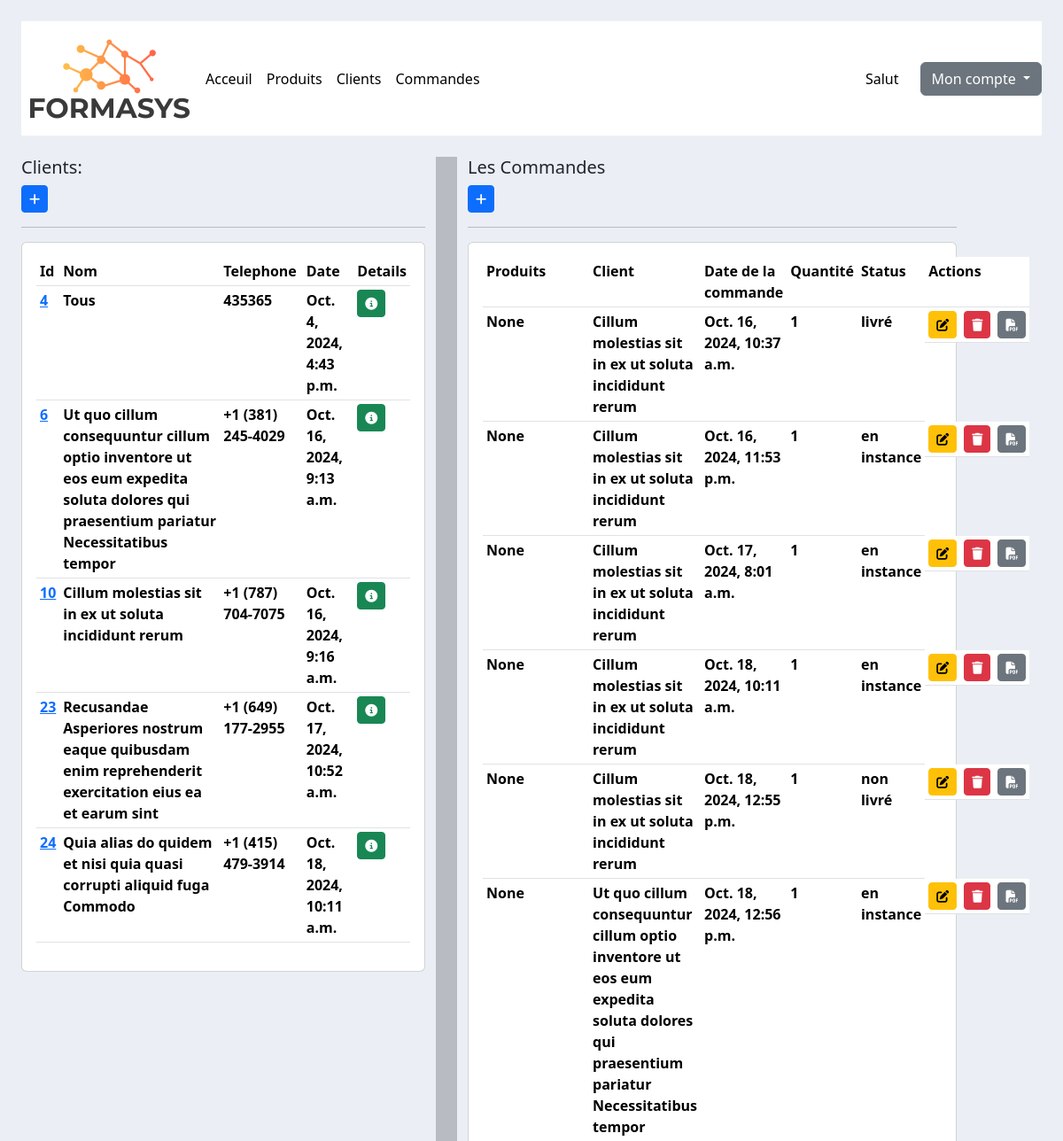
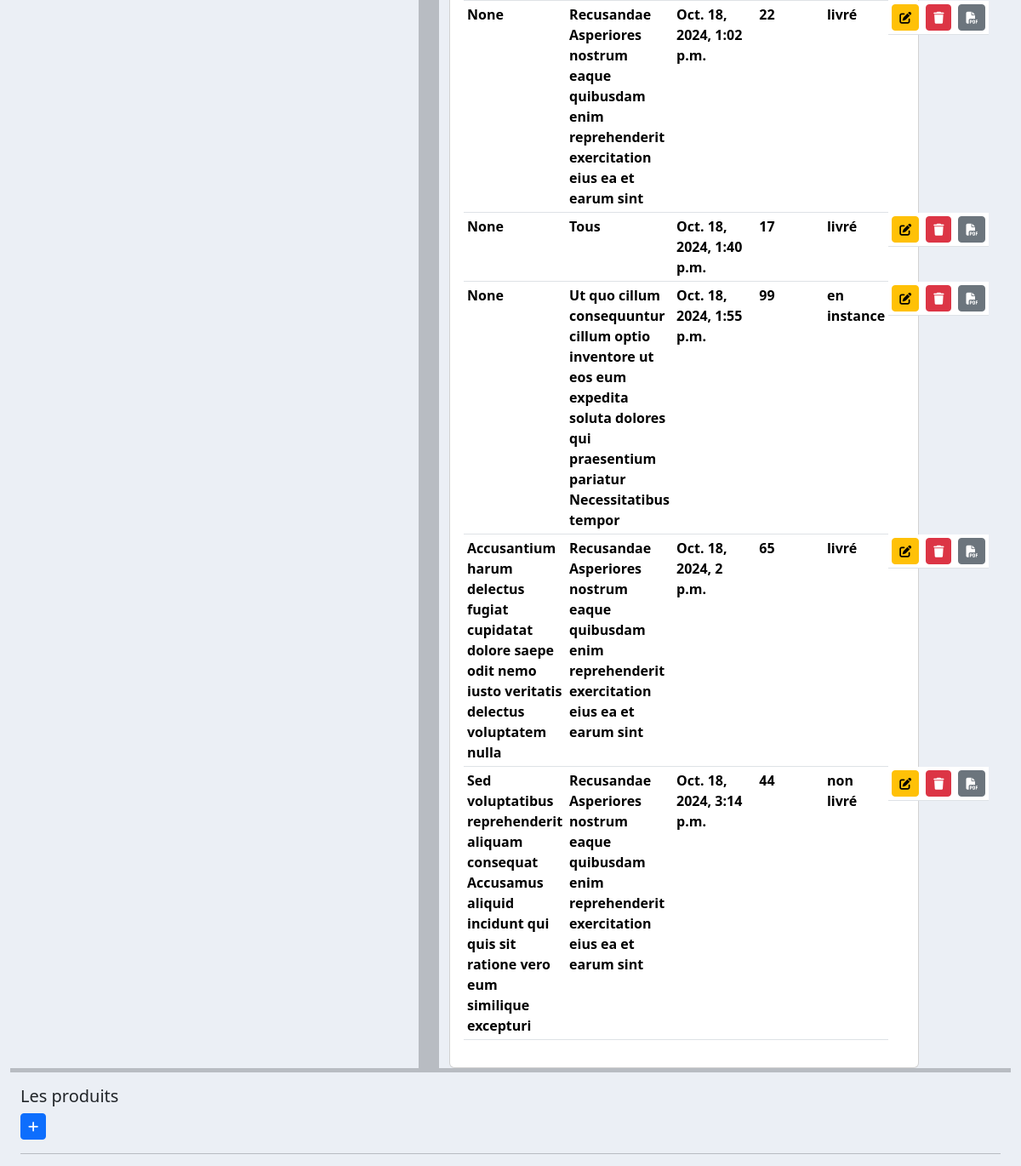
The app's page / (signed in, upper part), older data (2 pictures, top to bottom).
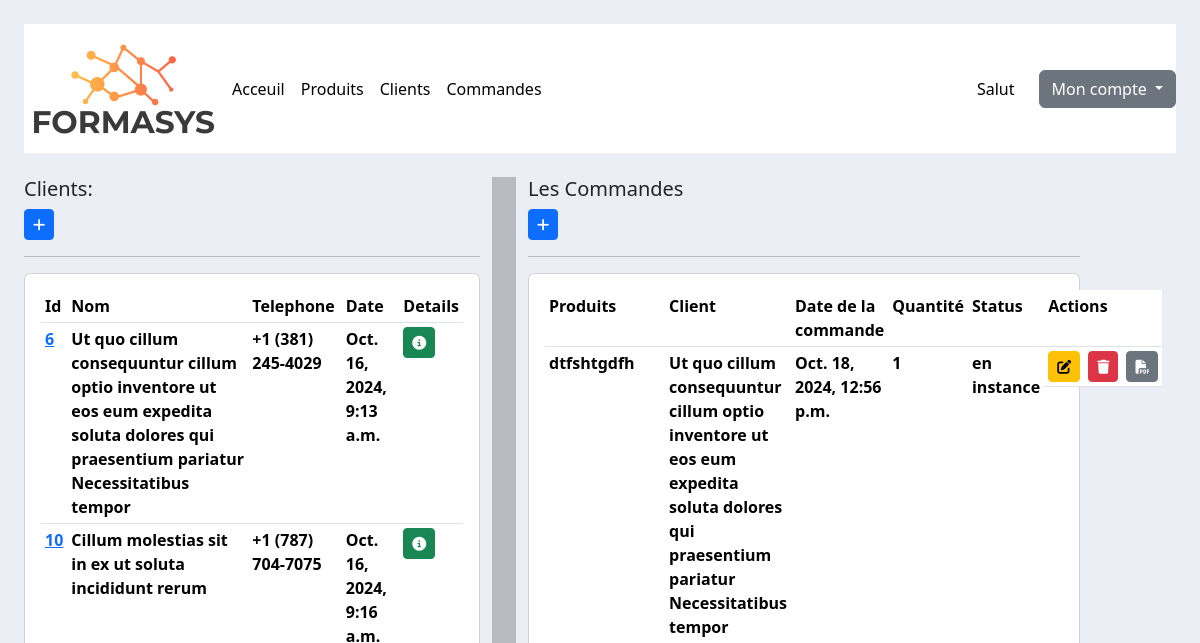
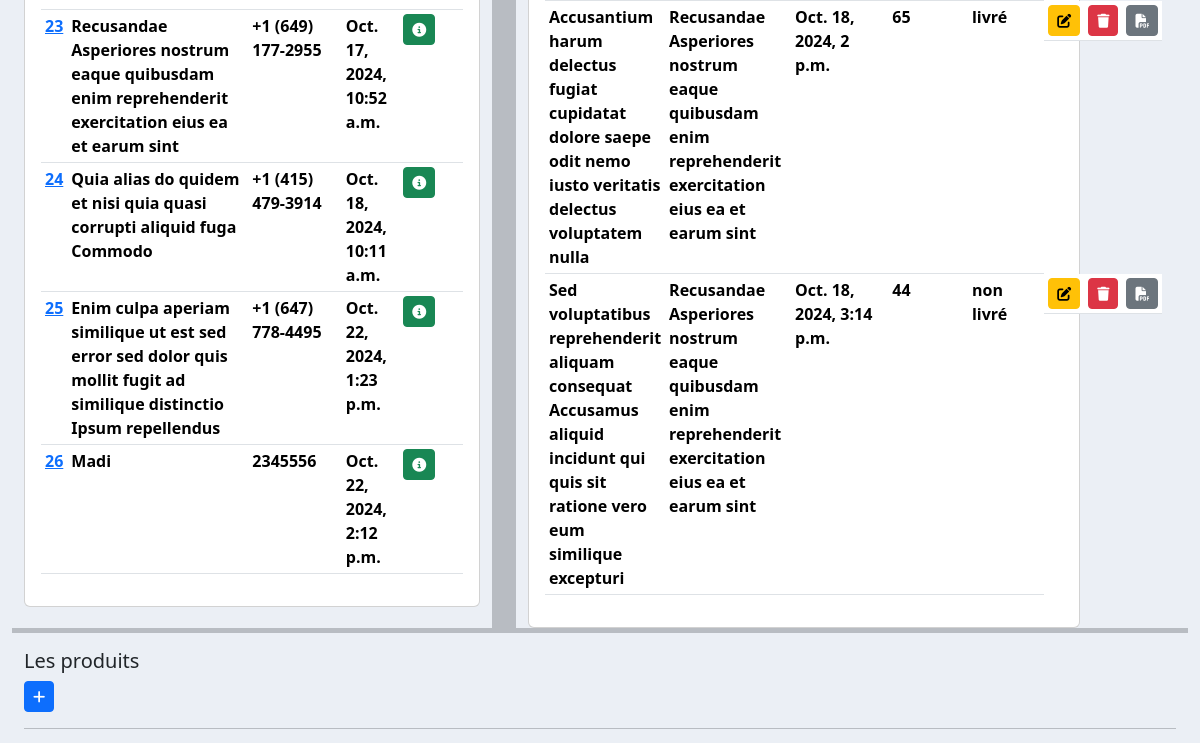
The same page, newer data (2 pictures, top to bottom).
### client/models.py (models this page shows)
class Client(models.Model):
    nom = models.CharField(max_length=200, blank=False, null=False)
    telephone = models.CharField(max_length=200, blank=False, null=False)  # Fixed typo in 'max_length'
    date_creation = models.DateTimeField(auto_now_add=True)
    def __str__(self):
        return f"{self.nom}"

### commande/models.py (models this page shows, shortened)
class Commande(models.Model):
    nom = models.CharField(max_length=200, blank=False, null=False)
    telephone = models.CharField(max_length=200, blank=False, null=False)  # Fixed typo in 'max_length'
    STATUS_CHOICES = [
        ('en instance', 'En instance'),
        ('non livré', 'Non livré'),
        ('livré', 'Livré'),
    ]
    client = models.ForeignKey(Client, null=True, on_delete=models.SET_NULL)
    produit = models.ForeignKey(Produit, null=True, on_delete=models.SET_NULL)
    quantite = models.IntegerField(default=1)
    status = models.CharField(max_length=200, choices=STATUS_CHOICES, default='en instance')
    date_creation = models.DateTimeField(auto_now_add=True)

### produit/models.py (models this page shows)
class Produit(models.Model):
    category_choices = [
        ('alimentaire', 'Alimentaire'),
        ('electronique', 'Electronique'),
        ('vetement', 'Vetement'),
        ('mobilier', 'Mobilier'),
        ('divers', 'Divers'),
    ]
    nom = models.CharField(max_length=200, blank=False, null=False)
    prix = models.FloatField(blank=False, null=False)
    date_creation = models.DateTimeField(auto_now_add=True)
    categorie = models.CharField(max_length=200, choices=category_choices, default='alimentaire')
    tag = models.ManyToManyField(Tag)
    def __str__(self):
        return f" {self.nom}"

### produit/views.py (the view)
# urls.py: path('', views.home, name='acceuil'),
@login_required(login_url='login')
def home(request):
    commandes = Commande.objects.all()
    clients = Client.objects.all()
    produits = Produit.objects.all()
    context = {'commandes': commandes, 'clients': clients ,'produits': produits}
    return render(request, 'produit/acceuil.html', context)

### templates/produit/acceuil.html (shortened to what this page needs)
{% extends 'main.html' %}
{% block content %}
<br>
<div class="row">
	<div class="row">
			<div class="col-md-5">
		<h5>Clients:</h5>
					<a class="btn btn-primary  btn-sm btn-block" href="{% url 'ajouter_client' %}"><i class="fa-solid fa-plus"></i></a>
		<hr>
		<div class="card card-body">
			<table class="table table-sm">
				<tr>
					<th>Id</th>
					<th>Nom</th>
					<th>Telephone</th>
					<th>Date</th>
					<th>Details</th>
				</tr>
				{% for client in clients  %}
				<tr>
				<th><a href="{% url 'client' client.id %}">{{client.id}}</a></th>
				<th>{{client.nom}}</th>
				<th>{{client.telephone}}</th>
				<th>{{client.date_creation}}</th>
				<th><a class="btn btn-sm btn-success" href="{% url 'client' client.id %}"><i class="fa-solid fa-circle-info"></i></a></th>
               </tr>
				{% endfor  %}
			</table>
		</div>
	</div>
  <div class="vr"></div>
		<div class="col-md-6">
		<h5>Les  Commandes</h5>
					<a class="btn btn-primary  btn-sm btn-block" href="{% url 'ajouter_commande' %}"><i class="fa-solid fa-plus"></i></a>
		<hr>
		<div class="card card-body">
			<table class="table table-sm">
				<tr>
					<th>Produits</th>
					<th>Client</th>
					<th>Date de la commande</th>
                    <th>Quantité</th>
					<th>Status</th>
					<th>Actions</th>
				</tr>
					{% for commande in commandes  %}
				<tr>
				<th>{{commande.produit}}</th>
				<th>{{commande.client}}</th>
				<th>{{commande.date_creation}}</th>
				<th>{{commande.quantite}}</th>
				<th>{{commande.status}}</th>
				<th class="d-flex justify-content-around gap-2">
					<a class="btn  btn-sm btn-warning" href="{% url 'editer_commande' commande.id %}"><i class="fas fa-edit"></i></a>
				<a class="btn btn-sm btn-danger" href="{% url 'supprimer_commande' commande.id %}"><i class="fas fa-trash"></i></a>
					<a class="btn btn-sm btn-secondary" href="{% url 'recevoir_commande' commande.id %}"><i class="fa-solid fa-file-pdf"></i></a>
               </th>
				</tr>
				{% endfor  %}
			</table>
		</div>
	</div>
	</div>
	<hr class="border-5 w-100">
	<div class="col-md-12">
		<h5>Les  produits</h5>
					<a class="btn btn-primary  btn-sm btn-block" href="{% url 'ajouter_produit' %}"><i class="fa-solid fa-plus"></i></a>
		<hr>
	</div>
</div>
{% endblock content%}

Row changes from the older to the newer data that the page shows:
removed Client: id "4", nom "Tous", telephone "435365", date_creation "Oct. 4, 2024, 4:43 p.m."
removed Commande: produit "None", client "Cillum molestias sit in ex ut soluta incididunt rerum", date_creation "Oct. 16, 2024, 10:37 a.m.", quantite "1", status "livré"
removed Commande: produit "None", client "Cillum molestias sit in ex ut soluta incididunt rerum", date_creation "Oct. 16, 2024, 11:53 p.m.", quantite "1", status "en instance"
removed Commande: produit "None", client "Cillum molestias sit in ex ut soluta incididunt rerum", date_creation "Oct. 17, 2024, 8:01 a.m.", quantite "1", status "en instance"
removed Commande: produit "None", client "Cillum molestias sit in ex ut soluta incididunt rerum", date_creation "Oct. 18, 2024, 10:11 a.m.", quantite "1", status "en instance"
removed Commande: produit "None", client "Cillum molestias sit in ex ut soluta incididunt rerum", date_creation "Oct. 18, 2024, 12:55 p.m.", quantite "1", status "non livré"
removed Commande: produit "None", client "Recusandae Asperiores nostrum eaque quibusdam enim reprehenderit exercitation eius ea et earum sint", date_creation "Oct. 18, 2024, 1:02 p.m.", quantite "22", status "livré"
removed Commande: produit "None", client "Tous", date_creation "Oct. 18, 2024, 1:40 p.m.", quantite "17", status "livré"
removed Commande: produit "None", client "Ut quo cillum consequuntur cillum optio inventore ut eos eum expedita soluta dolores qui praesentium pariatur Necessitatibus tempor", date_creation "Oct. 18, 2024, 1:55 p.m.", quantite "99", status "en instance"
added Client: id "25", nom "Enim culpa aperiam similique ut est sed error sed dolor quis mollit fugit ad similique distinctio Ipsum repellendus", telephone "+1 (647) 778-4495", date_creation "Oct. 22, 2024, 1:23 p.m."
added Client: id "26", nom "Madi", telephone "2345556", date_creation "Oct. 22, 2024, 2:12 p.m."
changed Commande "en instance": produit "None" → "dtfshtgdfh"
